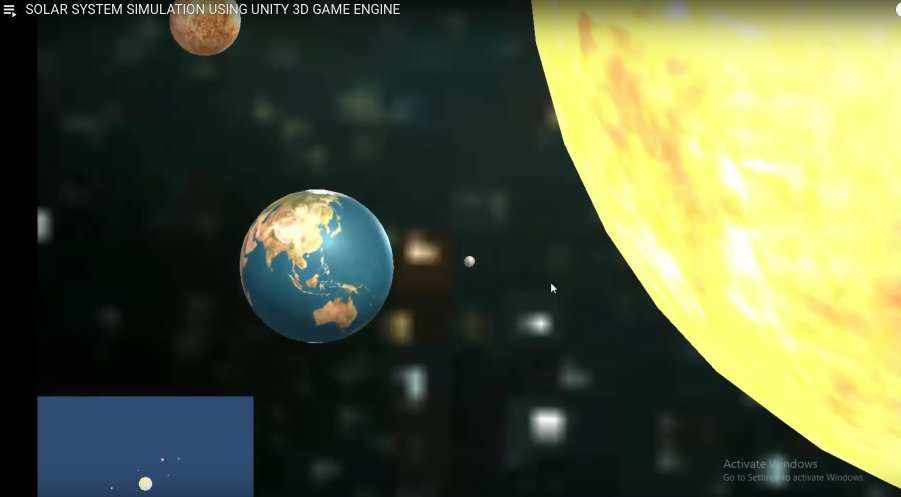
#> input picture img/project_img/10_solar_sys.png, 1802 x 993 px (shown at 1/2 size); its folder holds 4 pictures in this run
$ python resize_all.py
#> lines starting #> are read from the running program, lines starting #| are printed output that depends on the picture
"""
Author: Jimut Bahan Pal, 17-Jan-2020

Automating script for rescaling images to a given parameter for easy loading.
'Cause I'm bored with manually rescaling all the images.
"""

import cv2
import os
from tqdm import tqdm
from os import listdir
from os.path import isfile, join
from os import walk


print(" Clearing all the *_thumb* files")
os.system('rm *_thumb*')

f = []
for (dirpath, dirnames, filenames) in walk(os.getcwd()):
    f.extend(filenames)
    break

def reshape_image(img_name):
    #img_name = "agartala_2018.jpg"

#> called with img_name = '10_solar_sys.png'
    img = cv2.imread(img_name, cv2.IMREAD_UNCHANGED)
#> img is the input picture: shape (993, 1802, 3); mean B, G, R 63.5, 94, 86.4
    thumb_name, exten = img_name.split('.')

    print('Original Dimensions : ',img.shape)
#| Original Dimensions :  (993, 1802, 3)

    scale_percent = 20 # percent of original size
    print("RESCALING TO :=> ", scale_percent)
    width = int(img.shape[1] * scale_percent / 100)
#> width = 360
    height = int(img.shape[0] * scale_percent / 100)
#> height = 198
    dim = (width, height)
#> dim = (360, 198)
    # resize image
    resized = cv2.resize(img, dim, interpolation = cv2.INTER_AREA)
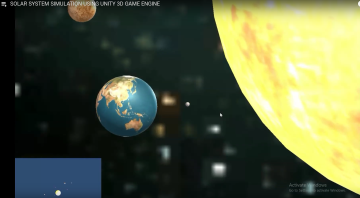
#> resized: shape (198, 360, 3); mean B, G, R 63.5, 94, 86.4

    print('Resized Dimensions : ',resized.shape)
#| Resized Dimensions :  (198, 360, 3)
#> pass 3 of the loop `for item in tqdm(f):`:
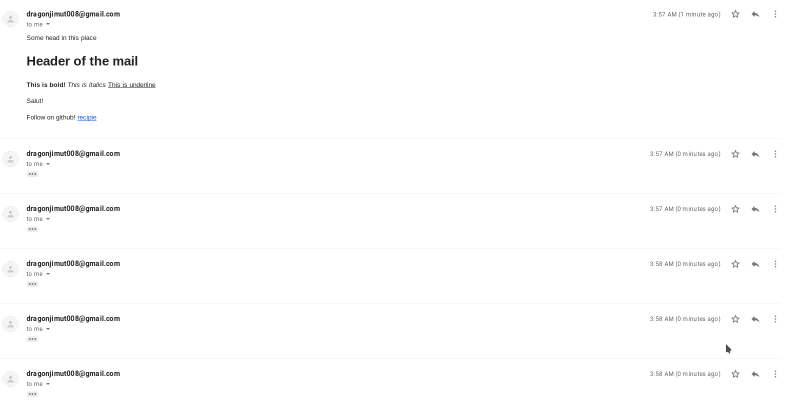
#> input picture img/project_img/11_email_sent.jpg, 1572 x 805 px (shown at 1/2 size)
#> in reshape_image, img is the input picture: shape (805, 1572, 4); mean B, G, R, A 252.9, 252.9, 252.8, 255
#| Original Dimensions :  (805, 1572, 4)
#> in reshape_image (call 2), `resized = cv2.resize(img, dim, interpolation = cv2.INTER_AREA)`:
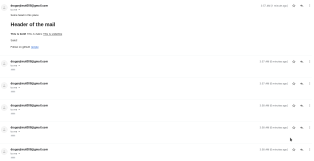
#> resized: shape (161, 314, 4); mean B, G, R, A 252.9, 252.9, 252.8, 255
#| Resized Dimensions :  (161, 314, 4)
#> the loop made 4 passes; the first 3 are shown
    cv2.imwrite(str(thumb_name+"_thumb."+exten),resized)

#print(f)
for item in tqdm(f):
    if item.split('.')[1] not in "py" :
        print("file being processed => ",item)
        reshape_image(item)

# cv2.imshow("Resized image", resized)
# cv2.waitKey(0)
# cv2.destroyAllWindows()
